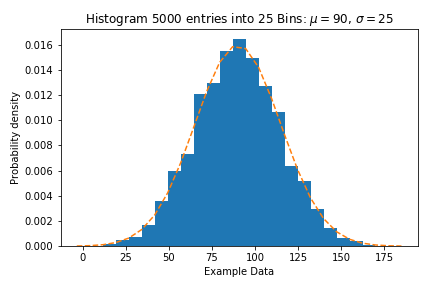

Here is the Python script that generated this plot:
import numpy as np
import matplotlib.mlab as mlab
import matplotlib.pyplot as plt

np.random.seed(0)

# example data
mu = 90  # mean of distribution
sigma = 25  # standard deviation of distribution
x = mu + sigma * np.random.randn(5000)

num_bins = 25

fig, ax = plt.subplots()

# the histogram of the data
n, bins, patches = ax.hist(x, num_bins, normed=1)

# add a 'best fit' line
y = mlab.normpdf(bins, mu, sigma)
ax.plot(bins, y, '--')
ax.set_xlabel('Example Data')
ax.set_ylabel('Probability density')
sTitle=r'Histogram ' + str(len(x)) + ' entries into ' + str(num_bins) + ' Bins: $\mu=' + str(mu) + '$, $\sigma=' + str(sigma) + '$'
ax.set_title(sTitle)

fig.tight_layout()
sPathFig='C:/VKHCG/05-DS/4000-UL/0200-DU/DU-Histogram.png'
fig.savefig(sPathFig)
plt.show()